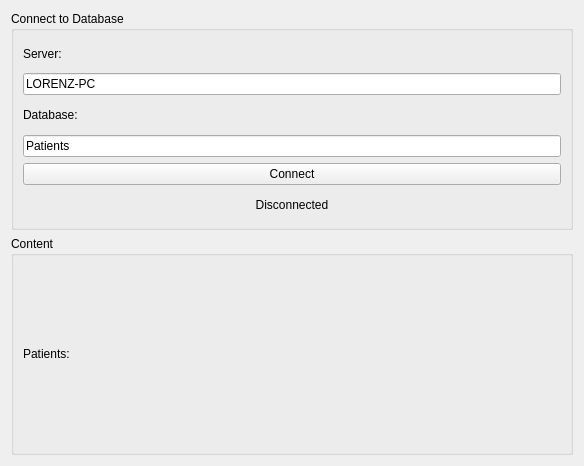
<?xml version="1.0" encoding="UTF-8"?>
<ui version="4.0">
 <class>Form</class>
 <widget class="QWidget" name="Form">
  <property name="geometry">
   <rect>
    <x>0</x>
    <y>0</y>
    <width>584</width>
    <height>466</height>
   </rect>
  </property>
  <property name="windowTitle">
   <string>Form</string>
  </property>
  <layout class="QGridLayout" name="gridLayout">
   <item row="1" column="0">
    <widget class="QGroupBox" name="groupBox_2">
     <property name="title">
      <string>Content</string>
     </property>
     <layout class="QGridLayout" name="gridLayout_2">
      <item row="0" column="0">
       <widget class="QLabel" name="label_4">
        <property name="text">
         <string>Patients:</string>
        </property>
       </widget>
      </item>
     </layout>
    </widget>
   </item>
   <item row="0" column="0">
    <widget class="QGroupBox" name="groupBox">
     <property name="title">
      <string>Connect to Database</string>
     </property>
     <layout class="QVBoxLayout" name="verticalLayout">
      <item>
       <widget class="QLabel" name="label">
        <property name="text">
         <string>Server:</string>
        </property>
       </widget>
      </item>
      <item>
       <widget class="QLineEdit" name="lineEdit">
        <property name="text">
         <string>LORENZ-PC</string>
        </property>
       </widget>
      </item>
      <item>
       <widget class="QLabel" name="label_3">
        <property name="text">
         <string>Database:</string>
        </property>
       </widget>
      </item>
      <item>
       <widget class="QLineEdit" name="lineEdit_2">
        <property name="text">
         <string>Patients</string>
        </property>
       </widget>
      </item>
      <item>
       <widget class="QPushButton" name="pushButton">
        <property name="text">
         <string>Connect</string>
        </property>
       </widget>
      </item>
      <item>
       <widget class="QLabel" name="label_2">
        <property name="text">
         <string>Disconnected</string>
        </property>
        <property name="alignment">
         <set>Qt::AlignCenter</set>
        </property>
       </widget>
      </item>
     </layout>
    </widget>
   </item>
  </layout>
 </widget>
 <resources/>
 <connections/>
</ui>
